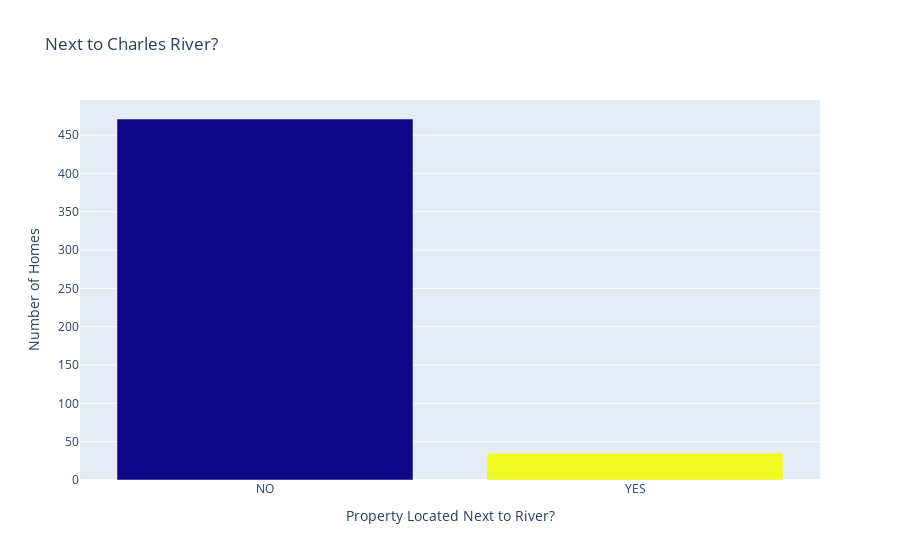

Here is the notebook cell this chart was saved with:
### Markdown cell above
#### Next to the River? ⛵️

**Challenge**

Create a bar chart with plotly for CHAS to show many more homes are away from the river versus next to it

You can make your life easier by providing a list of values for the x-axis (e.g., `x=['No', 'Yes']`)

### Code cell
by_chas = data['CHAS'].value_counts()
# by_chas.index = by_chas.index.map({0: 'NO', 1: 'YES'})

chas_plt = px.bar(
    by_chas, x=['NO', 'YES'], 
    y=by_chas.values, 
    color=by_chas.index, 
    title='Next to Charles River?',
)

chas_plt.update_layout(
    yaxis_title="Number of Homes", 
    xaxis_title="Property Located Next to River?", 
    coloraxis_showscale=False,
)
chas_plt.show()

### Figure 1 — Plotly figure (JSON) as saved in the notebook; plotly's stock layout.template omitted (floating-point values rounded to 4 significant figures)
{"data": [{"hovertemplate": "x=%{x}<br>y=%{y}<br>CHAS=%{marker.color}<extra></extra>", "legendgroup": "", "marker": {"color": [0.0, 1.0], "coloraxis": "coloraxis", "pattern": {"shape": ""}}, "name": "", "orientation": "v", "showlegend": false, "textposition": "auto", "type": "bar", "x": ["NO", "YES"], "xaxis": "x", "y": [471, 35], "yaxis": "y"}], "layout": {"barmode": "relative", "coloraxis": {"colorbar": {"title": {"text": "CHAS"}}, "colorscale": [[0, "#0d0887"], [0.1111, "#46039f"], [0.2222, "#7201a8"], [0.3333, "#9c179e"], [0.4444, "#bd3786"], [0.5556, "#d8576b"], [0.6667, "#ed7953"], [0.7778, "#fb9f3a"], [0.8889, "#fdca26"], [1, "#f0f921"]], "showscale": false}, "legend": {"tracegroupgap": 0}, "title": {"text": "Next to Charles River?"}, "xaxis": {"anchor": "y", "domain": [0, 1], "title": {"text": "Property Located Next to River?"}}, "yaxis": {"anchor": "x", "domain": [0, 1], "title": {"text": "Number of Homes"}}}}
